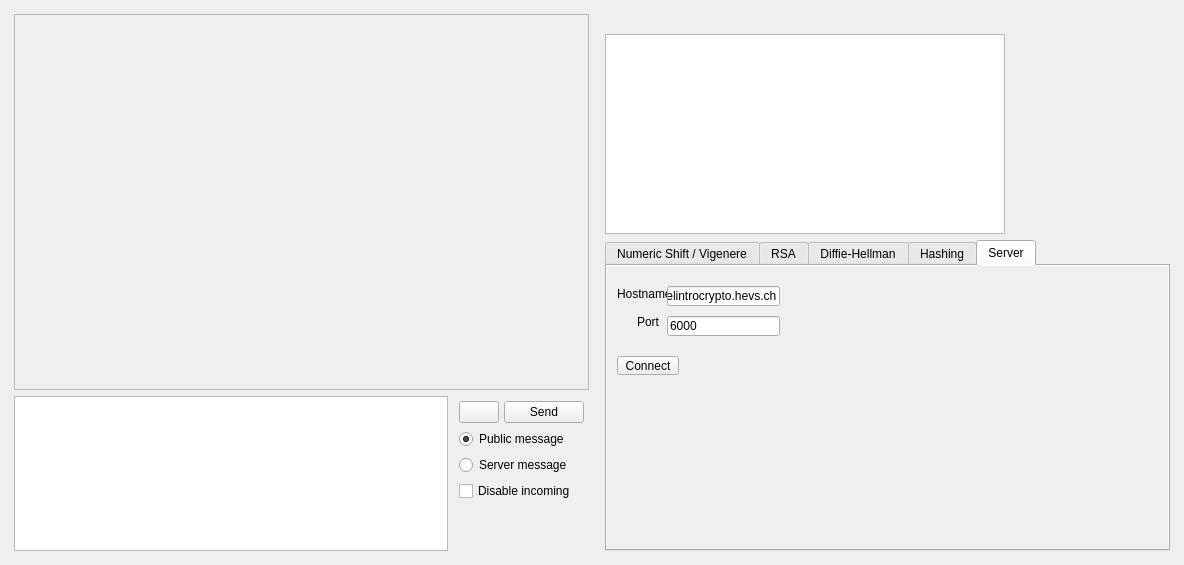
<?xml version="1.0" encoding="UTF-8"?>
<ui version="4.0">
 <class>MainWindow</class>
 <widget class="QMainWindow" name="MainWindow">
  <property name="geometry">
   <rect>
    <x>0</x>
    <y>0</y>
    <width>1184</width>
    <height>565</height>
   </rect>
  </property>
  <property name="windowTitle">
   <string>MainWindow</string>
  </property>
  <widget class="QWidget" name="centralwidget">
   <layout class="QHBoxLayout" name="verticalLayout_2">
    <property name="leftMargin">
     <number>14</number>
    </property>
    <property name="topMargin">
     <number>14</number>
    </property>
    <property name="rightMargin">
     <number>14</number>
    </property>
    <property name="bottomMargin">
     <number>14</number>
    </property>
    <item>
     <layout class="QVBoxLayout" name="verticalLayout" stretch="0,0">
      <item>
       <widget class="QScrollArea" name="messages_scroll_area">
        <property name="sizePolicy">
         <sizepolicy hsizetype="Expanding" vsizetype="Expanding">
          <horstretch>0</horstretch>
          <verstretch>0</verstretch>
         </sizepolicy>
        </property>
        <property name="horizontalScrollBarPolicy">
         <enum>Qt::ScrollBarAlwaysOff</enum>
        </property>
        <property name="widgetResizable">
         <bool>true</bool>
        </property>
        <widget class="QWidget" name="scrollAreaWidgetContents">
         <property name="geometry">
          <rect>
           <x>0</x>
           <y>0</y>
           <width>572</width>
           <height>314</height>
          </rect>
         </property>
         <property name="sizePolicy">
          <sizepolicy hsizetype="Minimum" vsizetype="Preferred">
           <horstretch>0</horstretch>
           <verstretch>0</verstretch>
          </sizepolicy>
         </property>
         <property name="maximumSize">
          <size>
           <width>16777215</width>
           <height>16777215</height>
          </size>
         </property>
         <layout class="QVBoxLayout" name="messages_box_2">
          <item>
           <layout class="QVBoxLayout" name="messages_box">
            <property name="bottomMargin">
             <number>20</number>
            </property>
           </layout>
          </item>
         </layout>
        </widget>
       </widget>
      </item>
      <item>
       <layout class="QHBoxLayout" name="horizontalLayout">
        <item>
         <widget class="QPlainTextEdit" name="message_input">
          <property name="sizePolicy">
           <sizepolicy hsizetype="Expanding" vsizetype="Maximum">
            <horstretch>0</horstretch>
            <verstretch>0</verstretch>
           </sizepolicy>
          </property>
          <property name="minimumSize">
           <size>
            <width>0</width>
            <height>60</height>
           </size>
          </property>
         </widget>
        </item>
        <item>
         <layout class="QVBoxLayout" name="verticalLayout_3">
          <property name="leftMargin">
           <number>5</number>
          </property>
          <property name="topMargin">
           <number>5</number>
          </property>
          <property name="rightMargin">
           <number>5</number>
          </property>
          <property name="bottomMargin">
           <number>5</number>
          </property>
          <item>
           <layout class="QHBoxLayout" name="horizontalLayout_2">
            <property name="spacing">
             <number>5</number>
            </property>
            <property name="sizeConstraint">
             <enum>QLayout::SetDefaultConstraint</enum>
            </property>
            <item>
             <widget class="QPushButton" name="attach_image_button">
              <property name="text">
               <string/>
              </property>
              <property name="icon">
               <iconset>
                <normalon>:/images/picture_icon.png</normalon>
               </iconset>
              </property>
             </widget>
            </item>
            <item>
             <widget class="QPushButton" name="send_button">
              <property name="text">
               <string>Send</string>
              </property>
             </widget>
            </item>
           </layout>
          </item>
          <item>
           <widget class="QRadioButton" name="rad_text_message">
            <property name="text">
             <string>Public message</string>
            </property>
            <property name="checked">
             <bool>true</bool>
            </property>
           </widget>
          </item>
          <item>
           <widget class="QRadioButton" name="rad_server_message">
            <property name="text">
             <string>Server message</string>
            </property>
           </widget>
          </item>
          <item>
           <widget class="QCheckBox" name="check_disable_incoming">
            <property name="text">
             <string>Disable incoming</string>
            </property>
           </widget>
          </item>
          <item>
           <spacer name="verticalSpacer_3">
            <property name="orientation">
             <enum>Qt::Vertical</enum>
            </property>
            <property name="sizeType">
             <enum>QSizePolicy::Fixed</enum>
            </property>
            <property name="sizeHint" stdset="0">
             <size>
              <width>6</width>
              <height>45</height>
             </size>
            </property>
           </spacer>
          </item>
         </layout>
        </item>
       </layout>
      </item>
     </layout>
    </item>
    <item>
     <layout class="QVBoxLayout" name="verticalLayout_4">
      <property name="leftMargin">
       <number>10</number>
      </property>
      <item>
       <widget class="QLabel" name="label_5">
        <property name="text">
         <string/>
        </property>
       </widget>
      </item>
      <item>
       <widget class="QPlainTextEdit" name="plainTextEdit_trans_input">
        <property name="enabled">
         <bool>true</bool>
        </property>
        <property name="maximumSize">
         <size>
          <width>400</width>
          <height>200</height>
         </size>
        </property>
       </widget>
      </item>
      <item>
       <widget class="QTabWidget" name="tabWidget">
        <property name="autoFillBackground">
         <bool>true</bool>
        </property>
        <property name="currentIndex">
         <number>4</number>
        </property>
        <widget class="QWidget" name="tab_shift">
         <property name="autoFillBackground">
          <bool>true</bool>
         </property>
         <attribute name="title">
          <string>Numeric Shift / Vigenere</string>
         </attribute>
         <widget class="QWidget" name="verticalLayoutWidget">
          <property name="geometry">
           <rect>
            <x>0</x>
            <y>0</y>
            <width>551</width>
            <height>139</height>
           </rect>
          </property>
          <layout class="QVBoxLayout" name="verticalLayout_5">
           <property name="sizeConstraint">
            <enum>QLayout::SetDefaultConstraint</enum>
           </property>
           <property name="bottomMargin">
            <number>0</number>
           </property>
           <item>
            <layout class="QHBoxLayout" name="horizontalLayout_3">
             <property name="spacing">
              <number>5</number>
             </property>
             <property name="sizeConstraint">
              <enum>QLayout::SetFixedSize</enum>
             </property>
             <property name="bottomMargin">
              <number>0</number>
             </property>
             <item>
              <widget class="QLabel" name="label">
               <property name="sizePolicy">
                <sizepolicy hsizetype="Preferred" vsizetype="Fixed">
                 <horstretch>0</horstretch>
                 <verstretch>0</verstretch>
                </sizepolicy>
               </property>
               <property name="text">
                <string>Numeric shift-key</string>
               </property>
              </widget>
             </item>
             <item>
              <widget class="QSpinBox" name="numshift_key">
               <property name="sizePolicy">
                <sizepolicy hsizetype="Expanding" vsizetype="Fixed">
                 <horstretch>0</horstretch>
                 <verstretch>0</verstretch>
                </sizepolicy>
               </property>
               <property name="minimum">
                <number>-99999999</number>
               </property>
               <property name="maximum">
                <number>999999999</number>
               </property>
              </widget>
             </item>
             <item>
              <widget class="QPushButton" name="numshift_encode">
               <property name="text">
                <string>Encode</string>
               </property>
              </widget>
             </item>
             <item>
              <widget class="QPushButton" name="numshift_decode">
               <property name="text">
                <string>Decode</string>
               </property>
              </widget>
             </item>
            </layout>
           </item>
           <item>
            <layout class="QHBoxLayout" name="horizontalLayout_4">
             <item>
              <widget class="QLabel" name="label_2">
               <property name="sizePolicy">
                <sizepolicy hsizetype="Preferred" vsizetype="Fixed">
                 <horstretch>0</horstretch>
                 <verstretch>0</verstretch>
                </sizepolicy>
               </property>
               <property name="text">
                <string>Vigenere shift-key</string>
               </property>
              </widget>
             </item>
             <item>
              <widget class="QLineEdit" name="vigshift_key">
               <property name="sizePolicy">
                <sizepolicy hsizetype="MinimumExpanding" vsizetype="Fixed">
                 <horstretch>0</horstretch>
                 <verstretch>0</verstretch>
                </sizepolicy>
               </property>
              </widget>
             </item>
             <item>
              <widget class="QPushButton" name="vigshift_encode">
               <property name="text">
                <string>Encode</string>
               </property>
              </widget>
             </item>
             <item>
              <widget class="QPushButton" name="vigshift_decode">
               <property name="text">
                <string>Decode</string>
               </property>
              </widget>
             </item>
            </layout>
           </item>
          </layout>
         </widget>
        </widget>
        <widget class="QWidget" name="tab_rsa">
         <property name="autoFillBackground">
          <bool>true</bool>
         </property>
         <attribute name="title">
          <string>RSA</string>
         </attribute>
         <widget class="QLabel" name="label_3">
          <property name="geometry">
           <rect>
            <x>10</x>
            <y>10</y>
            <width>101</width>
            <height>16</height>
           </rect>
          </property>
          <property name="text">
           <string>&lt;html&gt;&lt;head/&gt;&lt;body&gt;&lt;p&gt;Key Generation&lt;/p&gt;&lt;/body&gt;&lt;/html&gt;</string>
          </property>
         </widget>
         <widget class="Line" name="line">
          <property name="geometry">
           <rect>
            <x>100</x>
            <y>10</y>
            <width>441</width>
            <height>20</height>
           </rect>
          </property>
          <property name="orientation">
           <enum>Qt::Horizontal</enum>
          </property>
         </widget>
         <widget class="Line" name="line_2">
          <property name="geometry">
           <rect>
            <x>110</x>
            <y>175</y>
            <width>421</width>
            <height>20</height>
           </rect>
          </property>
          <property name="orientation">
           <enum>Qt::Horizontal</enum>
          </property>
         </widget>
         <widget class="QLabel" name="label_4">
          <property name="geometry">
           <rect>
            <x>10</x>
            <y>175</y>
            <width>101</width>
            <height>16</height>
           </rect>
          </property>
          <property name="text">
           <string>&lt;html&gt;&lt;head/&gt;&lt;body&gt;&lt;p&gt;Encode / Decode&lt;/p&gt;&lt;/body&gt;&lt;/html&gt;</string>
          </property>
         </widget>
         <widget class="QLineEdit" name="rsa_encode_pubkey_input">
          <property name="geometry">
           <rect>
            <x>100</x>
            <y>202</y>
            <width>161</width>
            <height>20</height>
           </rect>
          </property>
         </widget>
         <widget class="QLabel" name="label_7">
          <property name="geometry">
           <rect>
            <x>10</x>
            <y>202</y>
            <width>111</width>
            <height>21</height>
           </rect>
          </property>
          <property name="text">
           <string>public key (n, e)</string>
          </property>
         </widget>
         <widget class="QPushButton" name="rsa_encode_button">
          <property name="geometry">
           <rect>
            <x>280</x>
            <y>202</y>
            <width>62</width>
            <height>19</height>
           </rect>
          </property>
          <property name="text">
           <string>Encode</string>
          </property>
         </widget>
         <widget class="QLineEdit" name="rsa_decode_privkey_input">
          <property name="geometry">
           <rect>
            <x>100</x>
            <y>240</y>
            <width>161</width>
            <height>20</height>
           </rect>
          </property>
         </widget>
         <widget class="QLabel" name="label_8">
          <property name="geometry">
           <rect>
            <x>10</x>
            <y>240</y>
            <width>111</width>
            <height>21</height>
           </rect>
          </property>
          <property name="text">
           <string>private key (n,d)</string>
          </property>
         </widget>
         <widget class="QPushButton" name="rsa_decode_button">
          <property name="geometry">
           <rect>
            <x>280</x>
            <y>240</y>
            <width>62</width>
            <height>19</height>
           </rect>
          </property>
          <property name="text">
           <string>Decode</string>
          </property>
         </widget>
         <widget class="QPushButton" name="rsa_keygen_button">
          <property name="geometry">
           <rect>
            <x>150</x>
            <y>140</y>
            <width>62</width>
            <height>19</height>
           </rect>
          </property>
          <property name="text">
           <string>Generate</string>
          </property>
         </widget>
         <widget class="QLineEdit" name="rsa_keygen_out_pub">
          <property name="geometry">
           <rect>
            <x>360</x>
            <y>57</y>
            <width>151</width>
            <height>20</height>
           </rect>
          </property>
          <property name="readOnly">
           <bool>false</bool>
          </property>
         </widget>
         <widget class="QLineEdit" name="rsa_keygen_out_priv">
          <property name="geometry">
           <rect>
            <x>360</x>
            <y>91</y>
            <width>151</width>
            <height>20</height>
           </rect>
          </property>
          <property name="readOnly">
           <bool>false</bool>
          </property>
         </widget>
         <widget class="QLabel" name="label_9">
          <property name="geometry">
           <rect>
            <x>260</x>
            <y>91</y>
            <width>121</width>
            <height>21</height>
           </rect>
          </property>
          <property name="text">
           <string>private key (n,d)</string>
          </property>
         </widget>
         <widget class="QLabel" name="label_10">
          <property name="geometry">
           <rect>
            <x>260</x>
            <y>57</y>
            <width>111</width>
            <height>21</height>
           </rect>
          </property>
          <property name="text">
           <string>public key (n, e)</string>
          </property>
         </widget>
         <widget class="Line" name="line_4">
          <property name="geometry">
           <rect>
            <x>237</x>
            <y>40</y>
            <width>20</width>
            <height>121</height>
           </rect>
          </property>
          <property name="orientation">
           <enum>Qt::Vertical</enum>
          </property>
         </widget>
         <widget class="QLabel" name="label_11">
          <property name="geometry">
           <rect>
            <x>260</x>
            <y>32</y>
            <width>51</width>
            <height>16</height>
           </rect>
          </property>
          <property name="text">
           <string>&lt;html&gt;&lt;head/&gt;&lt;body&gt;&lt;p&gt;Result&lt;/p&gt;&lt;/body&gt;&lt;/html&gt;</string>
          </property>
         </widget>
         <widget class="QLabel" name="label_12">
          <property name="geometry">
           <rect>
            <x>20</x>
            <y>50</y>
            <width>71</width>
            <height>21</height>
           </rect>
          </property>
          <property name="text">
           <string>Max prime</string>
          </property>
         </widget>
         <widget class="QLabel" name="label_13">
          <property name="geometry">
           <rect>
            <x>20</x>
            <y>90</y>
            <width>71</width>
            <height>21</height>
           </rect>
          </property>
          <property name="text">
           <string>Max pq</string>
          </property>
         </widget>
         <widget class="QSpinBox" name="rsa_keygen_maxprime_input">
          <property name="geometry">
           <rect>
            <x>100</x>
            <y>50</y>
            <width>111</width>
            <height>22</height>
           </rect>
          </property>
          <property name="maximum">
           <number>99999999</number>
          </property>
          <property name="value">
           <number>5000</number>
          </property>
         </widget>
         <widget class="QSpinBox" name="rsa_keygen_maxpq_input">
          <property name="geometry">
           <rect>
            <x>100</x>
            <y>90</y>
            <width>111</width>
            <height>22</height>
           </rect>
          </property>
          <property name="maximum">
           <number>999999999</number>
          </property>
          <property name="value">
           <number>16777216</number>
          </property>
         </widget>
         <widget class="Line" name="line_5">
          <property name="geometry">
           <rect>
            <x>247</x>
            <y>26</y>
            <width>8</width>
            <height>31</height>
           </rect>
          </property>
          <property name="orientation">
           <enum>Qt::Horizontal</enum>
          </property>
         </widget>
         <widget class="Line" name="line_6">
          <property name="geometry">
           <rect>
            <x>300</x>
            <y>30</y>
            <width>231</width>
            <height>20</height>
           </rect>
          </property>
          <property name="orientation">
           <enum>Qt::Horizontal</enum>
          </property>
         </widget>
         <widget class="Line" name="line_7">
          <property name="geometry">
           <rect>
            <x>246</x>
            <y>150</y>
            <width>284</width>
            <height>20</height>
           </rect>
          </property>
          <property name="orientation">
           <enum>Qt::Horizontal</enum>
          </property>
         </widget>
         <widget class="Line" name="line_8">
          <property name="geometry">
           <rect>
            <x>520</x>
            <y>40</y>
            <width>20</width>
            <height>120</height>
           </rect>
          </property>
          <property name="orientation">
           <enum>Qt::Vertical</enum>
          </property>
         </widget>
         <widget class="QPushButton" name="rsa_keygen_sharekey_button">
          <property name="geometry">
           <rect>
            <x>410</x>
            <y>130</y>
            <width>101</width>
            <height>20</height>
           </rect>
          </property>
          <property name="text">
           <string>Share public key</string>
          </property>
         </widget>
         <widget class="QPushButton" name="rsa_keygen_fillkeys_button">
          <property name="geometry">
           <rect>
            <x>260</x>
            <y>130</y>
            <width>111</width>
            <height>20</height>
           </rect>
          </property>
          <property name="text">
           <string>Fill keys </string>
          </property>
         </widget>
        </widget>
        <widget class="QWidget" name="tab_difhel">
         <property name="autoFillBackground">
          <bool>true</bool>
         </property>
         <attribute name="title">
          <string>Diffie-Hellman</string>
         </attribute>
         <widget class="QLabel" name="label_16">
          <property name="geometry">
           <rect>
            <x>10</x>
            <y>10</y>
            <width>101</width>
            <height>16</height>
           </rect>
          </property>
          <property name="text">
           <string>&lt;html&gt;&lt;head/&gt;&lt;body&gt;&lt;p&gt;Key Generation&lt;/p&gt;&lt;/body&gt;&lt;/html&gt;</string>
          </property>
         </widget>
         <widget class="Line" name="line_3">
          <property name="geometry">
           <rect>
            <x>100</x>
            <y>10</y>
            <width>441</width>
            <height>20</height>
           </rect>
          </property>
          <property name="orientation">
           <enum>Qt::Horizontal</enum>
          </property>
         </widget>
         <widget class="Line" name="line_9">
          <property name="geometry">
           <rect>
            <x>246</x>
            <y>170</y>
            <width>284</width>
            <height>20</height>
           </rect>
          </property>
          <property name="orientation">
           <enum>Qt::Horizontal</enum>
          </property>
         </widget>
         <widget class="Line" name="line_10">
          <property name="geometry">
           <rect>
            <x>520</x>
            <y>40</y>
            <width>20</width>
            <height>139</height>
           </rect>
          </property>
          <property name="orientation">
           <enum>Qt::Vertical</enum>
          </property>
         </widget>
         <widget class="Line" name="line_11">
          <property name="geometry">
           <rect>
            <x>247</x>
            <y>26</y>
            <width>8</width>
            <height>31</height>
           </rect>
          </property>
          <property name="orientation">
           <enum>Qt::Horizontal</enum>
          </property>
         </widget>
         <widget class="Line" name="line_12">
          <property name="geometry">
           <rect>
            <x>237</x>
            <y>40</y>
            <width>20</width>
            <height>139</height>
           </rect>
          </property>
          <property name="orientation">
           <enum>Qt::Vertical</enum>
          </property>
         </widget>
         <widget class="Line" name="line_13">
          <property name="geometry">
           <rect>
            <x>300</x>
            <y>30</y>
            <width>231</width>
            <height>20</height>
           </rect>
          </property>
          <property name="orientation">
           <enum>Qt::Horizontal</enum>
          </property>
         </widget>
         <widget class="QLabel" name="label_17">
          <property name="geometry">
           <rect>
            <x>260</x>
            <y>32</y>
            <width>51</width>
            <height>16</height>
           </rect>
          </property>
          <property name="text">
           <string>&lt;html&gt;&lt;head/&gt;&lt;body&gt;&lt;p&gt;Result&lt;/p&gt;&lt;/body&gt;&lt;/html&gt;</string>
          </property>
         </widget>
         <widget class="QPushButton" name="difhel_generate_space_button">
          <property name="geometry">
           <rect>
            <x>101</x>
            <y>90</y>
            <width>111</width>
            <height>20</height>
           </rect>
          </property>
          <property name="text">
           <string>Generate space</string>
          </property>
         </widget>
         <widget class="QSpinBox" name="difhel_maxprime">
          <property name="geometry">
           <rect>
            <x>100</x>
            <y>50</y>
            <width>111</width>
            <height>22</height>
           </rect>
          </property>
          <property name="maximum">
           <number>99999999</number>
          </property>
          <property name="value">
           <number>5000</number>
          </property>
         </widget>
         <widget class="QLabel" name="label_15">
          <property name="geometry">
           <rect>
            <x>20</x>
            <y>50</y>
            <width>71</width>
            <height>21</height>
           </rect>
          </property>
          <property name="text">
           <string>Max prime</string>
          </property>
         </widget>
         <widget class="QLabel" name="label_18">
          <property name="geometry">
           <rect>
            <x>260</x>
            <y>56</y>
            <width>111</width>
            <height>21</height>
           </rect>
          </property>
          <property name="text">
           <string>common prime &lt;b style=&quot;color:blue&quot;&gt;p&lt;/b&gt;</string>
          </property>
         </widget>
         <widget class="QLineEdit" name="difhel_common_prime">
          <property name="geometry">
           <rect>
            <x>360</x>
            <y>56</y>
            <width>151</width>
            <height>20</height>
           </rect>
          </property>
          <property name="readOnly">
           <bool>false</bool>
          </property>
         </widget>
         <widget class="QLabel" name="label_19">
          <property name="geometry">
           <rect>
            <x>260</x>
            <y>90</y>
            <width>121</width>
            <height>21</height>
           </rect>
          </property>
          <property name="text">
           <string>generator &lt;b style=&quot;color:green&quot;&gt;g&lt;/b&gt;</string>
          </property>
         </widget>
         <widget class="QLineEdit" name="difhel_generator">
          <property name="geometry">
           <rect>
            <x>360</x>
            <y>90</y>
            <width>151</width>
            <height>20</height>
           </rect>
          </property>
          <property name="readOnly">
           <bool>false</bool>
          </property>
         </widget>
         <widget class="QPushButton" name="difhel_share_space_button">
          <property name="geometry">
           <rect>
            <x>290</x>
            <y>150</y>
            <width>101</width>
            <height>20</height>
           </rect>
          </property>
          <property name="text">
           <string>Share space (p,g)</string>
          </property>
         </widget>
         <widget class="QLabel" name="label_20">
          <property name="geometry">
           <rect>
            <x>260</x>
            <y>120</y>
            <width>121</width>
            <height>21</height>
           </rect>
          </property>
          <property name="text">
           <string>&lt;html&gt;&lt;head/&gt;&lt;body&gt;&lt;p&gt;half-key&lt;/p&gt;&lt;/body&gt;&lt;/html&gt;</string>
          </property>
         </widget>
         <widget class="QLineEdit" name="difhel_our_half_key">
          <property name="geometry">
           <rect>
            <x>310</x>
            <y>120</y>
            <width>61</width>
            <height>20</height>
           </rect>
          </property>
          <property name="readOnly">
           <bool>false</bool>
          </property>
         </widget>
         <widget class="QPushButton" name="difhel_share_half_key_button">
          <property name="geometry">
           <rect>
            <x>410</x>
            <y>150</y>
            <width>101</width>
            <height>20</height>
           </rect>
          </property>
          <property name="text">
           <string>Share half-key</string>
          </property>
         </widget>
         <widget class="QPushButton" name="difhel_generate_shared_secret_button">
          <property name="geometry">
           <rect>
            <x>70</x>
            <y>230</y>
            <width>141</width>
            <height>20</height>
           </rect>
          </property>
          <property name="text">
           <string>Generate shared secret</string>
          </property>
         </widget>
         <widget class="QLabel" name="label_21">
          <property name="geometry">
           <rect>
            <x>10</x>
            <y>170</y>
            <width>141</width>
            <height>16</height>
           </rect>
          </property>
          <property name="text">
           <string>&lt;html&gt;&lt;head/&gt;&lt;body&gt;&lt;p&gt;Shared Secret Generation&lt;/p&gt;&lt;/body&gt;&lt;/html&gt;</string>
          </property>
         </widget>
         <widget class="Line" name="line_14">
          <property name="geometry">
           <rect>
            <x>160</x>
            <y>170</y>
            <width>81</width>
            <height>21</height>
           </rect>
          </property>
          <property name="orientation">
           <enum>Qt::Horizontal</enum>
          </property>
         </widget>
         <widget class="QLabel" name="label_22">
          <property name="geometry">
           <rect>
            <x>20</x>
            <y>200</y>
            <width>101</width>
            <height>21</height>
           </rect>
          </property>
          <property name="text">
           <string>Remote half-key</string>
          </property>
         </widget>
         <widget class="QLineEdit" name="difhel_remote_half_key">
          <property name="geometry">
           <rect>
            <x>120</x>
            <y>200</y>
            <width>91</width>
            <height>20</height>
           </rect>
          </property>
          <property name="readOnly">
           <bool>false</bool>
          </property>
         </widget>
         <widget class="QLineEdit" name="difhel_shared_secret">
          <property name="geometry">
           <rect>
            <x>360</x>
            <y>210</y>
            <width>151</width>
            <height>20</height>
           </rect>
          </property>
          <property name="readOnly">
           <bool>false</bool>
          </property>
         </widget>
         <widget class="QLabel" name="label_23">
          <property name="geometry">
           <rect>
            <x>260</x>
            <y>210</y>
            <width>71</width>
            <height>21</height>
           </rect>
          </property>
          <property name="text">
           <string>Shared Secret</string>
          </property>
         </widget>
         <widget class="QPushButton" name="difhel_share_shared_secret_button">
          <property name="geometry">
           <rect>
            <x>390</x>
            <y>240</y>
            <width>121</width>
            <height>20</height>
           </rect>
          </property>
          <property name="text">
           <string>Share shared secret</string>
          </property>
         </widget>
         <widget class="Line" name="line_15">
          <property name="geometry">
           <rect>
            <x>247</x>
            <y>176</y>
            <width>6</width>
            <height>31</height>
           </rect>
          </property>
          <property name="orientation">
           <enum>Qt::Horizontal</enum>
          </property>
         </widget>
         <widget class="QLabel" name="label_24">
          <property name="geometry">
           <rect>
            <x>258</x>
            <y>182</y>
            <width>51</width>
            <height>16</height>
           </rect>
          </property>
          <property name="text">
           <string>&lt;html&gt;&lt;head/&gt;&lt;body&gt;&lt;p&gt;Result&lt;/p&gt;&lt;/body&gt;&lt;/html&gt;</string>
          </property>
         </widget>
         <widget class="Line" name="line_16">
          <property name="geometry">
           <rect>
            <x>300</x>
            <y>180</y>
            <width>231</width>
            <height>20</height>
           </rect>
          </property>
          <property name="orientation">
           <enum>Qt::Horizontal</enum>
          </property>
         </widget>
         <widget class="Line" name="line_17">
          <property name="geometry">
           <rect>
            <x>246</x>
            <y>260</y>
            <width>284</width>
            <height>20</height>
           </rect>
          </property>
          <property name="orientation">
           <enum>Qt::Horizontal</enum>
          </property>
         </widget>
         <widget class="Line" name="line_18">
          <property name="geometry">
           <rect>
            <x>237</x>
            <y>190</y>
            <width>20</width>
            <height>78</height>
           </rect>
          </property>
          <property name="orientation">
           <enum>Qt::Vertical</enum>
          </property>
         </widget>
         <widget class="Line" name="line_19">
          <property name="geometry">
           <rect>
            <x>520</x>
            <y>190</y>
            <width>20</width>
            <height>79</height>
           </rect>
          </property>
          <property name="orientation">
           <enum>Qt::Vertical</enum>
          </property>
         </widget>
         <widget class="QLineEdit" name="difhel_our_secret">
          <property name="geometry">
           <rect>
            <x>450</x>
            <y>120</y>
            <width>61</width>
            <height>20</height>
           </rect>
          </property>
          <property name="readOnly">
           <bool>false</bool>
          </property>
         </widget>
         <widget class="QLabel" name="label_25">
          <property name="geometry">
           <rect>
            <x>400</x>
            <y>120</y>
            <width>61</width>
            <height>21</height>
           </rect>
          </property>
          <property name="text">
           <string>&lt;html&gt;&lt;head/&gt;&lt;body&gt;&lt;p&gt;secret&lt;/p&gt;&lt;/body&gt;&lt;/html&gt;</string>
          </property>
         </widget>
        </widget>
        <widget class="QWidget" name="tab_hash">
         <property name="autoFillBackground">
          <bool>true</bool>
         </property>
         <attribute name="title">
          <string>Hashing</string>
         </attribute>
         <widget class="QPushButton" name="hash_hash_button">
          <property name="geometry">
           <rect>
            <x>10</x>
            <y>20</y>
            <width>62</width>
            <height>19</height>
           </rect>
          </property>
          <property name="text">
           <string>Hash</string>
          </property>
         </widget>
         <widget class="QPushButton" name="hash_verify_button">
          <property name="geometry">
           <rect>
            <x>330</x>
            <y>90</y>
            <width>62</width>
            <height>19</height>
           </rect>
          </property>
          <property name="text">
           <string>Verify</string>
          </property>
         </widget>
         <widget class="QLineEdit" name="hash_top">
          <property name="geometry">
           <rect>
            <x>10</x>
            <y>60</y>
            <width>301</width>
            <height>20</height>
           </rect>
          </property>
         </widget>
         <widget class="QLineEdit" name="hash_bottom">
          <property name="geometry">
           <rect>
            <x>10</x>
            <y>90</y>
            <width>301</width>
            <height>20</height>
           </rect>
          </property>
         </widget>
         <widget class="QPushButton" name="hash_share_hash_button">
          <property name="geometry">
           <rect>
            <x>330</x>
            <y>60</y>
            <width>62</width>
            <height>19</height>
           </rect>
          </property>
          <property name="text">
           <string>Share hash</string>
          </property>
         </widget>
         <widget class="QPushButton" name="hash_share_result_button">
          <property name="geometry">
           <rect>
            <x>460</x>
            <y>90</y>
            <width>62</width>
            <height>19</height>
           </rect>
          </property>
          <property name="text">
           <string>Share result</string>
          </property>
         </widget>
         <widget class="QLabel" name="hash_result_label">
          <property name="geometry">
           <rect>
            <x>400</x>
            <y>90</y>
            <width>39</width>
            <height>21</height>
           </rect>
          </property>
          <property name="text">
           <string>&lt;html&gt;&lt;head/&gt;&lt;body&gt;&lt;p&gt;&lt;br/&gt;&lt;/p&gt;&lt;/body&gt;&lt;/html&gt;</string>
          </property>
          <property name="true_string" stdset="0">
           <string>&lt;b style=&quot;color:green&quot;&gt;true&lt;/b&gt;</string>
          </property>
          <property name="false_string" stdset="0">
           <string>&lt;b style=&quot;color:red&quot;&gt;false&lt;/b&gt;</string>
          </property>
         </widget>
        </widget>
        <widget class="QWidget" name="tab_serverconf">
         <property name="autoFillBackground">
          <bool>true</bool>
         </property>
         <attribute name="title">
          <string>Server</string>
         </attribute>
         <widget class="QLabel" name="label_6">
          <property name="geometry">
           <rect>
            <x>10</x>
            <y>20</y>
            <width>51</width>
            <height>16</height>
           </rect>
          </property>
          <property name="text">
           <string>Hostname</string>
          </property>
         </widget>
         <widget class="QLabel" name="label_14">
          <property name="geometry">
           <rect>
            <x>30</x>
            <y>50</y>
            <width>39</width>
            <height>11</height>
           </rect>
          </property>
          <property name="text">
           <string>Port</string>
          </property>
         </widget>
         <widget class="QLineEdit" name="server_connect_hostname">
          <property name="geometry">
           <rect>
            <x>60</x>
            <y>20</y>
            <width>113</width>
            <height>20</height>
           </rect>
          </property>
          <property name="text">
           <string>vlbelintrocrypto.hevs.ch</string>
          </property>
         </widget>
         <widget class="QLineEdit" name="server_connect_port">
          <property name="geometry">
           <rect>
            <x>60</x>
            <y>50</y>
            <width>113</width>
            <height>20</height>
           </rect>
          </property>
          <property name="text">
           <string>6000</string>
          </property>
         </widget>
         <widget class="QPushButton" name="server_connect_button">
          <property name="geometry">
           <rect>
            <x>10</x>
            <y>90</y>
            <width>62</width>
            <height>19</height>
           </rect>
          </property>
          <property name="text">
           <string>Connect</string>
          </property>
         </widget>
        </widget>
       </widget>
      </item>
     </layout>
    </item>
   </layout>
  </widget>
  <widget class="QMenuBar" name="menubar">
   <property name="geometry">
    <rect>
     <x>0</x>
     <y>0</y>
     <width>1184</width>
     <height>20</height>
    </rect>
   </property>
  </widget>
 </widget>
 <resources>
  <include location="imgs.qrc"/>
 </resources>
 <connections/>
</ui>
